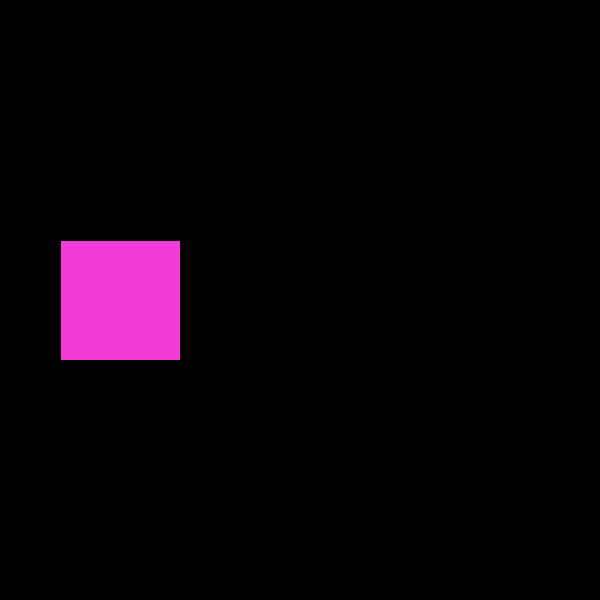
Frame 1 (no input)
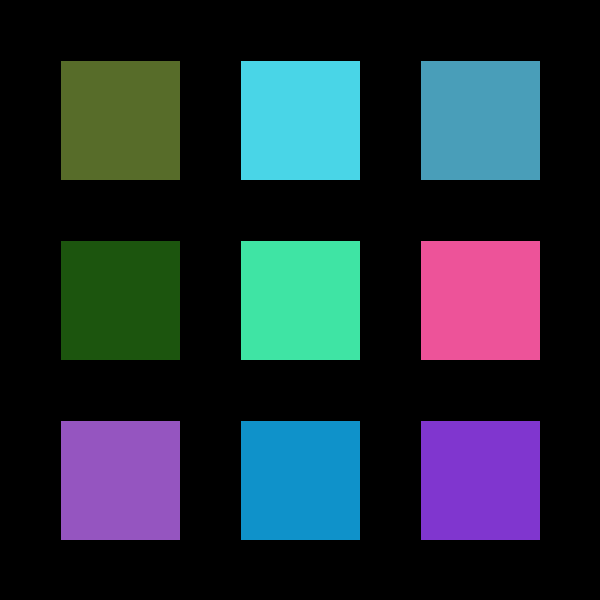
Frame 60 (the mouse pressed at the canvas centre just before this capture)
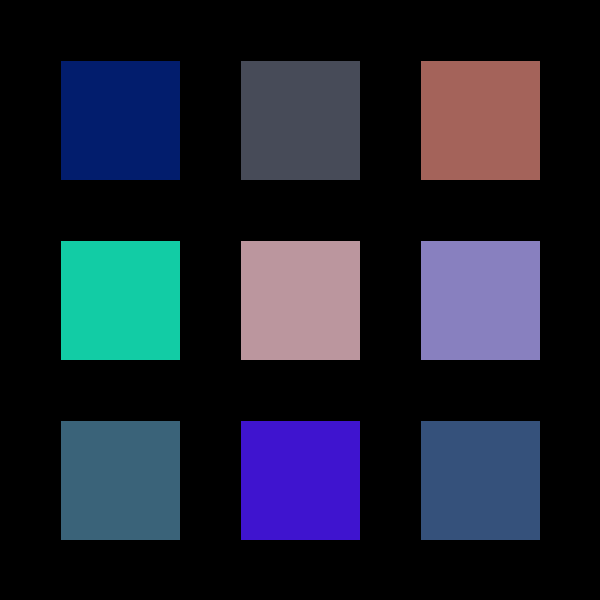
Frame 120 (the mouse held since frame 60 and released just before this capture)

The Processing sketch that drew these frames (run headless with seeded random() and noise(); from frame 60 on, the mouse is pressed at the canvas centre):

// Processing sketch: processing_113847
// ── processing_113847.pde

// How many squares would you like? Keep it squared please, - 4, 9, 16...
int squareCount = 9;
// We divide the space to equally sized cuts to create a grid - one cut is a half of square side.
int cutCount = 2 + int(sqrt(squareCount)*2) + int(sqrt(squareCount)) - 1;
// We declare the size of one cut
int cutSize = round(600/cutCount);
int squaresDrawn = 0;

// Declare the object type - square
class Square {
  int x,y;
  boolean drawn;
  // Constructor of a Square object
  Square(int xPos, int yPos, boolean isDrawn) {
    x = xPos;
    y = yPos;
    drawn = isDrawn;
  }
}

// Create an array of our custom square objects
Square[][] squares = new Square[int(sqrt(squareCount))][int(sqrt(squareCount))];

void setup() {
  size(600,600);
  background(0,0,0);
  frameRate(60);
}

void draw() {
  // If the array is empty, fill it with square objects and set their x,y positions to form a grid
  if(squares[0][0] == null) { 
    for(int row = 0; row < squares.length; row++) {
     for(int col = 0; col < squares[row].length; col++) {
        squares[row][col] = new Square(cutSize + col * (cutSize + (2*cutSize)), cutSize + row * (cutSize + (2*cutSize)), false);
      }
    }
  }
  // While there still are somes not drawn
  if(squaresDrawn < squareCount) {
    // Target random square in the array
    int row = int(random(squares.length)),
        col = int(random(squares.length));
    // If it isn't drawn yet, generate random colour and draw it
    if(!squares[row][col].drawn) {
      fill(random(255),random(255),random(255));
      rect(squares[row][col].x, squares[row][col].y, cutSize * 2, cutSize * 2);
      squaresDrawn++;
      squares[row][col].drawn = true;
    }
  } else {
    squaresDrawn = 0;
    // Reset all square states to not drawn
    for(int row = 0; row < squares.length; row++) {
     for(int col = 0; col < squares[row].length; col++) {
      squares[row][col].drawn = false;
      }
    }
    // Clear the canvas
    fill(0,0,0,0.2);
    rect(0,0,width,height);
  }
}
